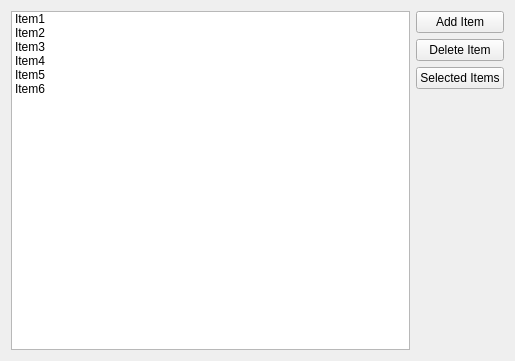
<?xml version="1.0" encoding="UTF-8"?>
<ui version="4.0">
 <class>Widget</class>
 <widget class="QWidget" name="Widget">
  <property name="geometry">
   <rect>
    <x>0</x>
    <y>0</y>
    <width>515</width>
    <height>361</height>
   </rect>
  </property>
  <property name="windowTitle">
   <string>Widget</string>
  </property>
  <layout class="QHBoxLayout" name="horizontalLayout">
   <item>
    <widget class="QListWidget" name="listWidget">
     <item>
      <property name="text">
       <string>Item1</string>
      </property>
     </item>
     <item>
      <property name="text">
       <string>Item2</string>
      </property>
     </item>
     <item>
      <property name="text">
       <string>Item3</string>
      </property>
     </item>
     <item>
      <property name="text">
       <string>Item4</string>
      </property>
     </item>
     <item>
      <property name="text">
       <string>Item5</string>
      </property>
     </item>
     <item>
      <property name="text">
       <string>Item6</string>
      </property>
     </item>
    </widget>
   </item>
   <item>
    <layout class="QVBoxLayout" name="verticalLayout">
     <item>
      <widget class="QPushButton" name="addItemButton">
       <property name="text">
        <string>Add Item</string>
       </property>
      </widget>
     </item>
     <item>
      <widget class="QPushButton" name="deleteItemButton">
       <property name="text">
        <string>Delete Item</string>
       </property>
      </widget>
     </item>
     <item>
      <widget class="QPushButton" name="selectedItemsButton">
       <property name="text">
        <string>Selected Items</string>
       </property>
      </widget>
     </item>
     <item>
      <spacer name="verticalSpacer">
       <property name="orientation">
        <enum>Qt::Vertical</enum>
       </property>
       <property name="sizeHint" stdset="0">
        <size>
         <width>20</width>
         <height>88</height>
        </size>
       </property>
      </spacer>
     </item>
    </layout>
   </item>
  </layout>
 </widget>
 <layoutdefault spacing="6" margin="11"/>
 <resources/>
 <connections/>
</ui>
